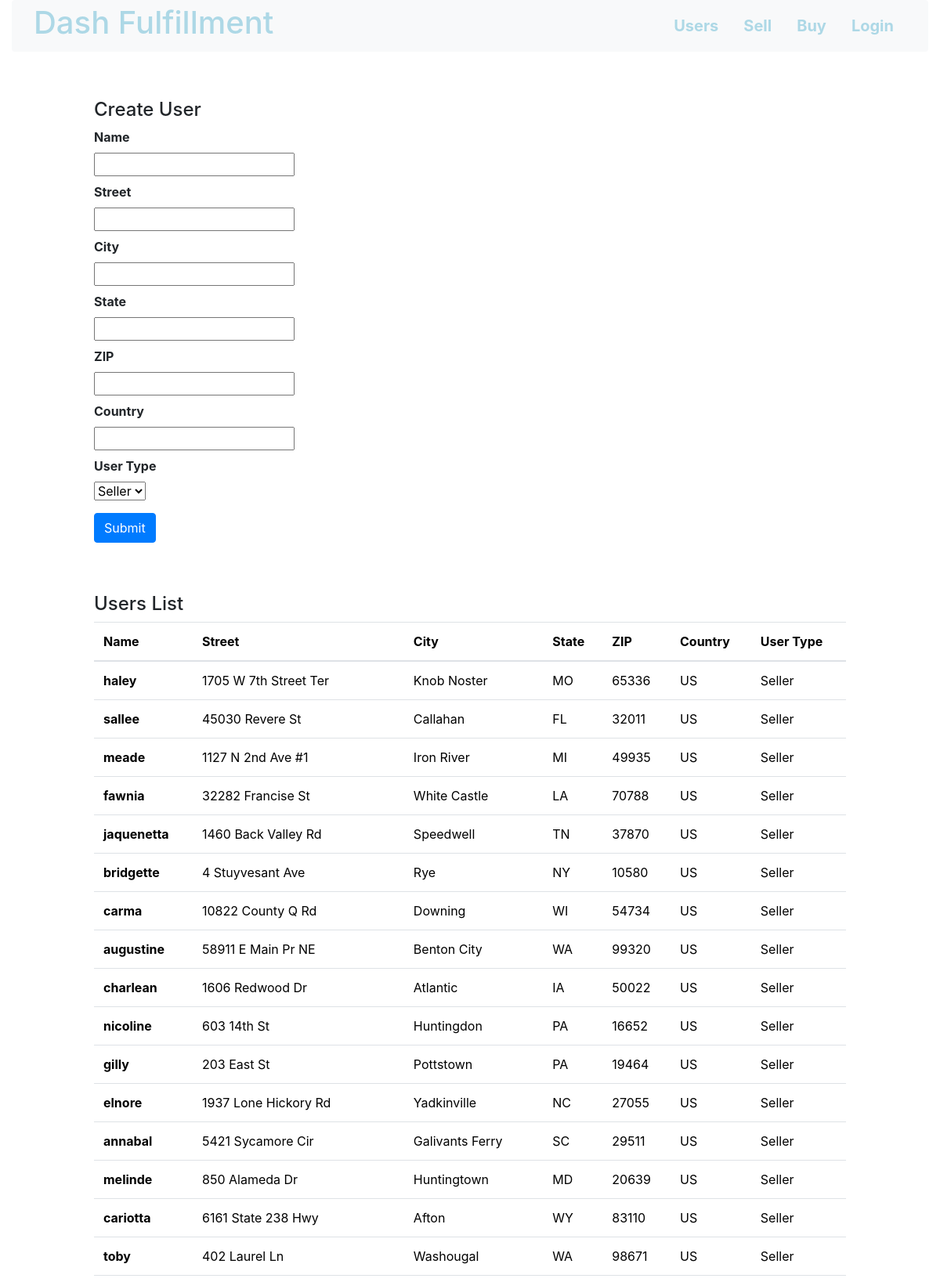
Screenshot of /users (upper part) with the database file from the repository.
### db_creator.py (models this page shows)
class User(Base):
    __tablename__ = "users"
    id = Column(Integer, primary_key=True)
    name = Column(String)
    street = Column(String)
    city = Column(String)
    state = Column(String)
    zip = Column(String)
    country = Column(String)
    user_type = Column(String)
    items = relationship('Item', backref='User',
        cascade='all, delete-orphan', lazy='dynamic')

### main.py (the view)
@app.route('/users', methods=['GET', 'POST'])
def user_index():
    form = UserForm(request.form)
    if request.method == 'POST' and form.validate():
        user = User()
        save_user(user, form, new=True)
        return redirect('/users')
    qry = db_session.query(User)
    results = qry.all()
    return render_template('users.html', results=results, form=form)

### forms.py
class UserForm(Form):
    user_types = [('Seller', 'Seller'),
                ('Buyer', 'Buyer')
                ]
    name = StringField('Name')
    street = StringField('Street')
    city = StringField('City')
    state = StringField('State')
    zip = StringField('ZIP')
    country = StringField('Country')
    user_type = SelectField('User Type', choices=user_types)

### templates/users.html (shortened to what this page needs)
<!DOCTYPE html>
<html lang="en" dir="ltr" class="gr__127_0_0_1" style="
    background-image: url(https://wallpaperplay.com/walls/full/9/b/7/121403.jpg);
    background-position: center center;
    background-attachment:fixed;
    background-size:cover;
    ">
  <head>
    <link rel="stylesheet" href="https://stackpath.bootstrapcdn.com/bootstrap/4.3.1/css/bootstrap.min.css">
    <link rel = "stylesheet" type = "text/css" href = "{{url_for('static', filename = 'index.css')}}">
  </head>
  <body>
    {% extends "template.html" %}
    {% block content %}
    <div class="info" style="padding-left: 10%; padding-right: 10%; padding-top : 5%; padding-bottom : 5%;">
      <h4>Create User</h4>
      {% from "_formhelpers.html" import render_field %}
      <form method=post>
          <dl>
              {{ render_field(form.name) }}
              {{ render_field(form.street) }}
              {{ render_field(form.city) }}
              {{ render_field(form.state) }}
              {{ render_field(form.zip) }}
              {{ render_field(form.country) }}
              {{ render_field(form.user_type) }}
          </dl>
          <p><button class="btn btn-primary" type="submit">Submit</button>
      </form>
      <br><br>
      <h4>Users List</h4>
      <div class="table-responsive">
        <table class="table" id="users">
            <thead>
                <tr>
                    <th scope="col">Name</th>
                    <th scope="col">Street</th>
                    <th scope="col">City</th>
                    <th scope="col">State</th>
                    <th scope="col">ZIP</th>
                    <th scope="col">Country</th>
                    <th scope="col">User Type</th>
                </tr>
            </thead>
            <tbody>
            {% for user in results %}
                <tr id={{ user.id }}>
                    <th scope="row">{{ user.name }}</th>
                    <td> {{ user.street }} </td>
                    <td> {{ user.city }} </td>
                    <td> {{ user.state }} </td>
                    <td> {{ user.zip }} </td>
                    <td> {{ user.country }} </td>
                    <td> {{ user.user_type }} </td>
                </tr>
            {% endfor %}
            </tbody>
        </table>
    </div>
    </div>
    {% endblock %}

### static/css/index.css (style rules this page uses)
#users { color:black; }

### rows the page displays
User: name "haley", street "1705 W 7th Street Ter", city "Knob Noster", state "MO", zip "65336", country "US", user_type "Seller"
User: name "sallee", street "45030 Revere St", city "Callahan", state "FL", zip "32011", country "US", user_type "Seller"
User: name "meade", street "1127 N 2nd Ave #1", city "Iron River", state "MI", zip "49935", country "US", user_type "Seller"
User: name "fawnia", street "32282 Francise St", city "White Castle", state "LA", zip "70788", country "US", user_type "Seller"
User: name "jaquenetta", street "1460 Back Valley Rd", city "Speedwell", state "TN", zip "37870", country "US", user_type "Seller"
User: name "bridgette", street "4 Stuyvesant Ave", city "Rye", state "NY", zip "10580", country "US", user_type "Seller"
User: name "carma", street "10822 County Q Rd", city "Downing", state "WI", zip "54734", country "US", user_type "Seller"
User: name "augustine", street "58911 E Main Pr NE", city "Benton City", state "WA", zip "99320", country "US", user_type "Seller"
User: name "charlean", street "1606 Redwood Dr", city "Atlantic", state "IA", zip "50022", country "US", user_type "Seller"
User: name "nicoline", street "603 14th St", city "Huntingdon", state "PA", zip "16652", country "US", user_type "Seller"
User: name "gilly", street "203 East St", city "Pottstown", state "PA", zip "19464", country "US", user_type "Seller"
User: name "elnore", street "1937 Lone Hickory Rd", city "Yadkinville", state "NC", zip "27055", country "US", user_type "Seller"
User: name "annabal", street "5421 Sycamore Cir", city "Galivants Ferry", state "SC", zip "29511", country "US", user_type "Seller"
User: name "melinde", street "850 Alameda Dr", city "Huntingtown", state "MD", zip "20639", country "US", user_type "Seller"
User: name "cariotta", street "6161 State 238 Hwy", city "Afton", state "WY", zip "83110", country "US", user_type "Seller"
User: name "toby", street "402 Laurel Ln", city "Washougal", state "WA", zip "98671", country "US", user_type "Seller"

### other values shown
{{ field.label }} "Name Street City State ZIP Country User Type"
